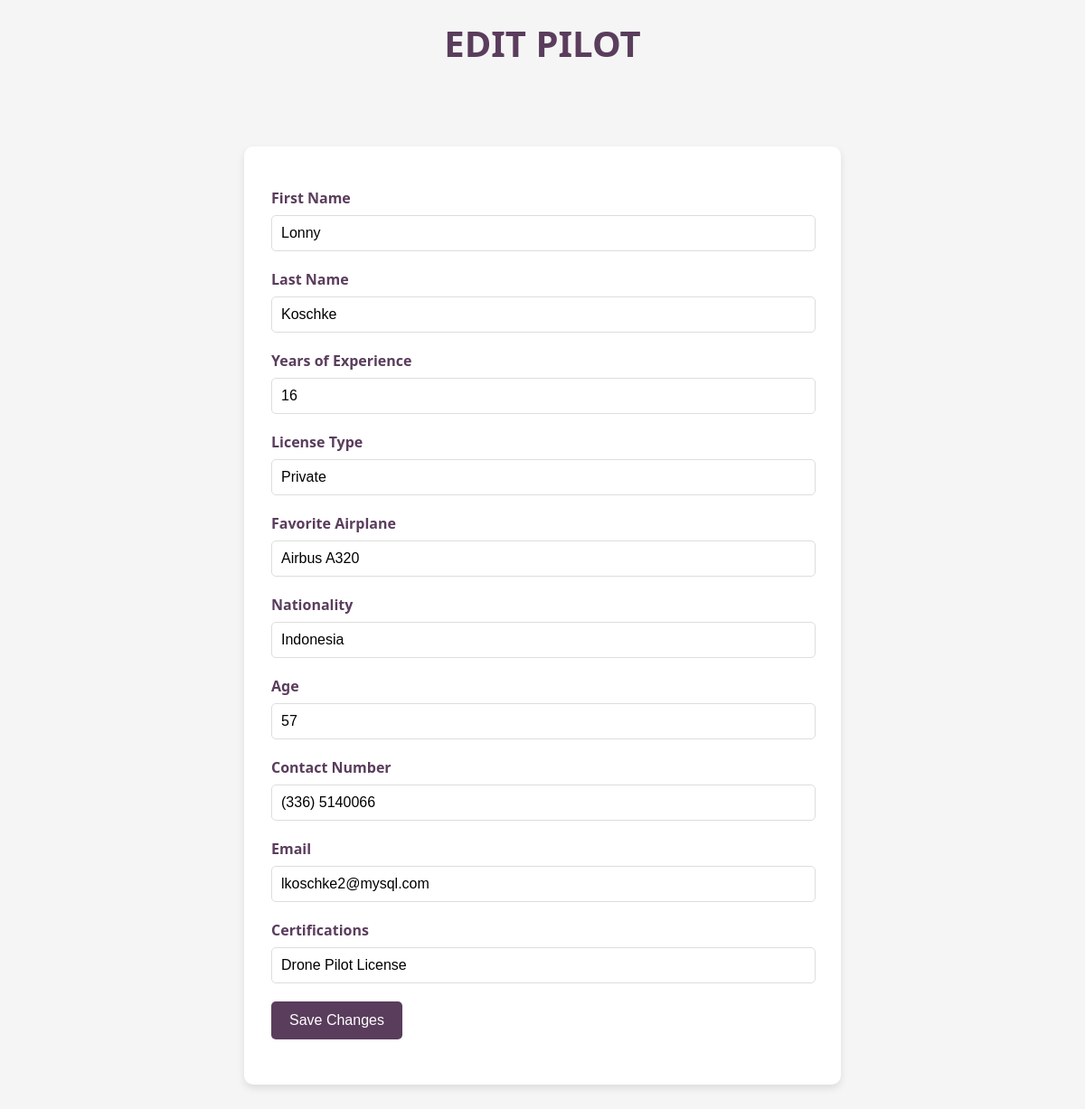
The page /edit.php?id=3 on the database its author committed.
### tables this page shows
CREATE TABLE pilot_applicants (
    id INT AUTO_INCREMENT PRIMARY KEY,
    first_name VARCHAR(255) NOT NULL,
    last_name VARCHAR(255) NOT NULL,
    years_of_experience INT NOT NULL,
    license_type ENUM('Private', 'Commercial', 'Airline Transport') NOT NULL,
    favorite_airplane VARCHAR(255) NOT NULL,
    nationality VARCHAR(255) NOT NULL,
    age INT NOT NULL,
    contact_number VARCHAR(20),
    email VARCHAR(255),
    certifications TEXT,
    date_added TIMESTAMP DEFAULT CURRENT_TIMESTAMP,
    added_by VARCHAR(255),
    last_updated TIMESTAMP NULL,
    last_updated_by VARCHAR(255)
);

### core/models.php (called while the page is built, shortened)
<?php
function getUserByID($pdo, $id) {
    $sql = "SELECT * FROM pilot_applicants WHERE id = ?";
    $stmt = $pdo->prepare($sql);
    $stmt->execute([$id]);
    return $stmt->fetch(PDO::FETCH_ASSOC);
}
?>

### edit.php (the view, shortened to what this page needs)
<?php
require_once 'core/handleForms.php';
require_once 'core/models.php';
$getUserByID = getUserByID($pdo, $_GET['id']);
?>
<!DOCTYPE html>
<html lang="en">
<head>
    <link rel="stylesheet" href="styles.css">
</head>
<body>
    <h1>Edit Pilot</h1>
    <div class="container">
        <form action="core/handleForms.php?id=<?php echo htmlspecialchars($_GET['id']); ?>" method="POST">
            <p>
                <label for="firstName">First Name</label>
                <input type="text" name="first_name" value="<?php echo htmlspecialchars($getUserByID['first_name']); ?>">
            </p>
            <p>
                <label for="lastName">Last Name</label>
                <input type="text" name="last_name" value="<?php echo htmlspecialchars($getUserByID['last_name']); ?>">
            </p>
            <p>
                <label for="yearsOfExperience">Years of Experience</label>
                <input type="number" name="years_of_experience" value="<?php echo htmlspecialchars($getUserByID['years_of_experience']); ?>">
            </p>
            <p>
                <label for="licenseType">License Type</label>
                <input type="text" name="license_type" value="<?php echo htmlspecialchars($getUserByID['license_type']); ?>">
            </p>
            <p>
                <label for="favoriteAirplane">Favorite Airplane</label>
                <input type="text" name="favorite_airplane" value="<?php echo htmlspecialchars($getUserByID['favorite_airplane']); ?>">
            </p>
            <p>
                <label for="nationality">Nationality</label>
                <input type="text" name="nationality" value="<?php echo htmlspecialchars($getUserByID['nationality']); ?>">
            </p>
            <p>
                <label for="age">Age</label>
                <input type="number" name="age" value="<?php echo htmlspecialchars($getUserByID['age']); ?>">
            </p>
            <p>
                <label for="contactNumber">Contact Number</label>
                <input type="text" name="contact_number" value="<?php echo htmlspecialchars($getUserByID['contact_number']); ?>">
            </p>
            <p>
                <label for="email">Email</label>
                <input type="email" name="email" value="<?php echo htmlspecialchars($getUserByID['email']); ?>">
            </p>
            <p>
                <label for="certifications">Certifications</label>
                <input type="text" name="certifications" value="<?php echo htmlspecialchars($getUserByID['certifications']); ?>">
            </p>
            <p>
                <input type="submit" name="editPilotBtn" value="Save Changes">
            </p>
        </form>
    </div>
</body>
</html>

### styles.css (style rules this page uses)
body { font-family: 'Segoe UI', Tahoma, Geneva, Verdana, sans-serif; background-color: #f5f5f5; color: #333; margin: 0; padding: 0; }
h1 { color: #5a3d5c; text-align: center; margin-top: 20px; font-size: 2.5em; text-transform: uppercase; }
form { max-width: 600px; margin: 40px auto; padding: 30px; background-color: #ffffff; border-radius: 10px; box-shadow: 0 4px 8px rgba(0, 0, 0, 0.1); }
form p { margin-bottom: 20px; }
form label { display: block; margin-bottom: 8px; font-weight: bold; color: #5a3d5c; }
form input[type="text"], form input[type="email"], form input[type="number"], form input[type="password"] { width: calc(100% - 20px); padding: 10px; border: 1px solid #ddd; border-radius: 5px; font-size: 1em; }
form input[type="submit"] { background-color: #5a3d5c; color: #ffffff; border: none; padding: 12px 20px; border-radius: 5px; font-size: 1em; cursor: pointer; transition: background-color 0.3s ease; }
.container { padding: 20px; }

### rows shown on the page
pilot_applicants: first_name "Lonny", last_name "Koschke", years_of_experience "16", license_type "Private", favorite_airplane "Airbus A320", nationality "Indonesia", age "57", contact_number "(336) 5140066", email "lkoschke2@mysql.com", certifications "Drone Pilot License"
